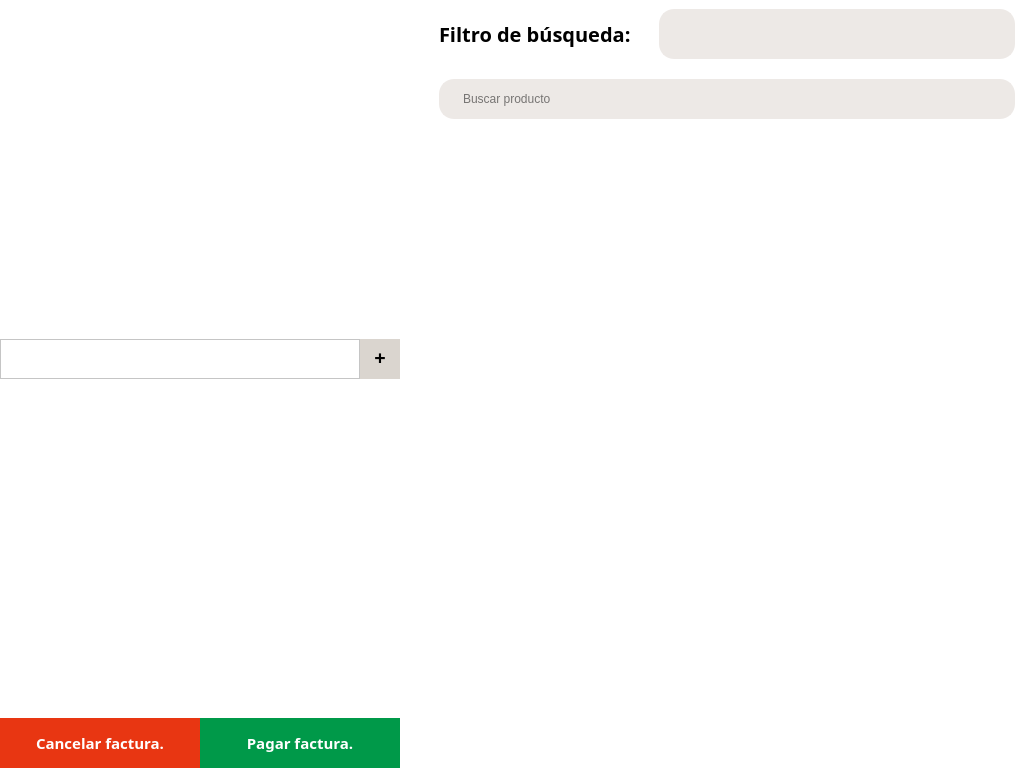
<?xml version="1.0" encoding="UTF-8"?>
<ui version="4.0">
 <class>BillingPage</class>
 <widget class="QWidget" name="BillingPage">
  <property name="geometry">
   <rect>
    <x>0</x>
    <y>0</y>
    <width>1024</width>
    <height>768</height>
   </rect>
  </property>
  <property name="sizePolicy">
   <sizepolicy hsizetype="Expanding" vsizetype="Expanding">
    <horstretch>0</horstretch>
    <verstretch>0</verstretch>
   </sizepolicy>
  </property>
  <property name="minimumSize">
   <size>
    <width>1024</width>
    <height>768</height>
   </size>
  </property>
  <property name="windowTitle">
   <string>Form</string>
  </property>
  <property name="styleSheet">
   <string notr="true">QWidget {
	color: black;
	background-color: white;
}</string>
  </property>
  <layout class="QGridLayout" name="gridLayout_3">
   <property name="leftMargin">
    <number>0</number>
   </property>
   <property name="topMargin">
    <number>0</number>
   </property>
   <property name="rightMargin">
    <number>0</number>
   </property>
   <property name="bottomMargin">
    <number>0</number>
   </property>
   <property name="horizontalSpacing">
    <number>30</number>
   </property>
   <property name="verticalSpacing">
    <number>0</number>
   </property>
   <item row="0" column="0">
    <widget class="QWidget" name="widget" native="true">
     <property name="sizePolicy">
      <sizepolicy hsizetype="Expanding" vsizetype="Expanding">
       <horstretch>0</horstretch>
       <verstretch>0</verstretch>
      </sizepolicy>
     </property>
     <property name="minimumSize">
      <size>
       <width>400</width>
       <height>400</height>
      </size>
     </property>
     <property name="maximumSize">
      <size>
       <width>400</width>
       <height>16777215</height>
      </size>
     </property>
     <property name="styleSheet">
      <string notr="true">QWidget {
	color: black;
	background-color: white;
}</string>
     </property>
     <layout class="QGridLayout" name="billingLayout">
      <property name="leftMargin">
       <number>0</number>
      </property>
      <property name="topMargin">
       <number>0</number>
      </property>
      <property name="rightMargin">
       <number>0</number>
      </property>
      <property name="bottomMargin">
       <number>0</number>
      </property>
      <property name="spacing">
       <number>0</number>
      </property>
      <item row="1" column="0">
       <widget class="QWidget" name="widget_3" native="true">
        <property name="sizePolicy">
         <sizepolicy hsizetype="Expanding" vsizetype="Expanding">
          <horstretch>0</horstretch>
          <verstretch>0</verstretch>
         </sizepolicy>
        </property>
        <property name="minimumSize">
         <size>
          <width>40</width>
          <height>0</height>
         </size>
        </property>
        <property name="maximumSize">
         <size>
          <width>400</width>
          <height>40</height>
         </size>
        </property>
        <layout class="QGridLayout" name="gridLayout_4">
         <property name="leftMargin">
          <number>0</number>
         </property>
         <property name="topMargin">
          <number>0</number>
         </property>
         <property name="rightMargin">
          <number>0</number>
         </property>
         <property name="bottomMargin">
          <number>0</number>
         </property>
         <property name="horizontalSpacing">
          <number>0</number>
         </property>
         <item row="0" column="1">
          <widget class="QPushButton" name="createOrder_button">
           <property name="sizePolicy">
            <sizepolicy hsizetype="Expanding" vsizetype="Expanding">
             <horstretch>0</horstretch>
             <verstretch>0</verstretch>
            </sizepolicy>
           </property>
           <property name="minimumSize">
            <size>
             <width>40</width>
             <height>0</height>
            </size>
           </property>
           <property name="maximumSize">
            <size>
             <width>40</width>
             <height>40</height>
            </size>
           </property>
           <property name="font">
            <font>
             <family>Segoe UI Variable</family>
             <pointsize>15</pointsize>
             <bold>true</bold>
             <underline>false</underline>
             <kerning>true</kerning>
            </font>
           </property>
           <property name="layoutDirection">
            <enum>Qt::LayoutDirection::LeftToRight</enum>
           </property>
           <property name="autoFillBackground">
            <bool>false</bool>
           </property>
           <property name="styleSheet">
            <string notr="true">QPushButton {
  background-color: rgb(218, 213, 207);
  border: none;
  color: rgb(0, 0, 0);
  text-align: center;
 padding-bottom: 5px;
}

QPushButton:hover {
  background-color: rgb(0, 181, 84);   /* Fondo al pasar el mouse */
  color: white;             /* Color del texto al pasar el mouse */
}

QPushButton:pressed {
  background-color: rgb(0, 153, 73);     /* Fondo al presionar */
                /* Color del texto al presionar */
	color: white;
}

QPushButton:disabled {
  background-color: rgb(39, 39, 43);     /* Fondo deshabilitado */
  color: #7f8c8d;                /* Color del texto deshabilitado */
}

QPushButton:checked {
  background-color: #27ae60;     /* Fondo cuando está checkable y activado */
  color: #ecf0f1;        
}
</string>
           </property>
           <property name="text">
            <string>+</string>
           </property>
           <property name="iconSize">
            <size>
             <width>25</width>
             <height>25</height>
            </size>
           </property>
          </widget>
         </item>
         <item row="0" column="0">
          <widget class="QScrollArea" name="OpenedOrdersScrollArea">
           <property name="minimumSize">
            <size>
             <width>0</width>
             <height>40</height>
            </size>
           </property>
           <property name="maximumSize">
            <size>
             <width>16777215</width>
             <height>40</height>
            </size>
           </property>
           <property name="verticalScrollBarPolicy">
            <enum>Qt::ScrollBarPolicy::ScrollBarAlwaysOff</enum>
           </property>
           <property name="horizontalScrollBarPolicy">
            <enum>Qt::ScrollBarPolicy::ScrollBarAlwaysOff</enum>
           </property>
           <property name="sizeAdjustPolicy">
            <enum>QAbstractScrollArea::SizeAdjustPolicy::AdjustIgnored</enum>
           </property>
           <property name="widgetResizable">
            <bool>true</bool>
           </property>
           <property name="alignment">
            <set>Qt::AlignmentFlag::AlignCenter</set>
           </property>
           <widget class="QWidget" name="openedOrdersArea">
            <property name="geometry">
             <rect>
              <x>0</x>
              <y>0</y>
              <width>358</width>
              <height>40</height>
             </rect>
            </property>
            <property name="sizePolicy">
             <sizepolicy hsizetype="Expanding" vsizetype="Expanding">
              <horstretch>0</horstretch>
              <verstretch>0</verstretch>
             </sizepolicy>
            </property>
            <property name="minimumSize">
             <size>
              <width>0</width>
              <height>40</height>
             </size>
            </property>
            <property name="maximumSize">
             <size>
              <width>16777215</width>
              <height>40</height>
             </size>
            </property>
           </widget>
          </widget>
         </item>
        </layout>
       </widget>
      </item>
     </layout>
    </widget>
   </item>
   <item row="1" column="0">
    <widget class="QWidget" name="widget_2" native="true">
     <property name="sizePolicy">
      <sizepolicy hsizetype="Expanding" vsizetype="Expanding">
       <horstretch>0</horstretch>
       <verstretch>0</verstretch>
      </sizepolicy>
     </property>
     <property name="maximumSize">
      <size>
       <width>400</width>
       <height>50</height>
      </size>
     </property>
     <layout class="QHBoxLayout" name="horizontalLayout">
      <property name="spacing">
       <number>0</number>
      </property>
      <property name="leftMargin">
       <number>0</number>
      </property>
      <property name="topMargin">
       <number>0</number>
      </property>
      <property name="rightMargin">
       <number>0</number>
      </property>
      <property name="bottomMargin">
       <number>0</number>
      </property>
      <item>
       <widget class="QPushButton" name="cancelOrder_button">
        <property name="sizePolicy">
         <sizepolicy hsizetype="Expanding" vsizetype="Expanding">
          <horstretch>0</horstretch>
          <verstretch>0</verstretch>
         </sizepolicy>
        </property>
        <property name="minimumSize">
         <size>
          <width>200</width>
          <height>50</height>
         </size>
        </property>
        <property name="maximumSize">
         <size>
          <width>200</width>
          <height>50</height>
         </size>
        </property>
        <property name="font">
         <font>
          <family>Segoe UI Variable</family>
          <pointsize>11</pointsize>
          <bold>true</bold>
         </font>
        </property>
        <property name="styleSheet">
         <string notr="true">QPushButton {
	border-radius: 0px;
	padding: 5px;
	background-color: rgb(232, 54, 18);
	color: rgb(255, 255, 255);
}

QPushButton:hover {
  background-color: rgb(253, 59, 20);     /* Fondo al pasar el mouse */
  color: #f0f0f0;                /* Color del texto al pasar el mouse */
}

QPushButton:pressed {
  background-color: rgb(208, 48, 16);    /* Fondo al presionar */
  color: #d0d0d0;                /* Color del texto al presionar */
}

QPushButton:disabled {
  background-color: rgb(39, 39, 43);     /* Fondo deshabilitado */
  color: #7f8c8d;                /* Color del texto deshabilitado */
}

QPushButton:checked {
  background-color: #27ae60;     /* Fondo cuando está checkable y activado */
  color: #ecf0f1;        
}</string>
        </property>
        <property name="text">
         <string>Cancelar factura.</string>
        </property>
       </widget>
      </item>
      <item>
       <widget class="QPushButton" name="payOrder_button">
        <property name="sizePolicy">
         <sizepolicy hsizetype="Expanding" vsizetype="Expanding">
          <horstretch>0</horstretch>
          <verstretch>0</verstretch>
         </sizepolicy>
        </property>
        <property name="minimumSize">
         <size>
          <width>200</width>
          <height>50</height>
         </size>
        </property>
        <property name="maximumSize">
         <size>
          <width>200</width>
          <height>50</height>
         </size>
        </property>
        <property name="font">
         <font>
          <family>Segoe UI Variable</family>
          <pointsize>11</pointsize>
          <bold>true</bold>
         </font>
        </property>
        <property name="styleSheet">
         <string notr="true">QPushButton {
	border-radius: 0px;
	padding: 5px;
	background-color: rgb(0, 153, 73);
	color: white;
}

QPushButton:hover {
  background-color: rgb(0, 181, 84);     /* Fondo al pasar el mouse */
  color: white;                /* Color del texto al pasar el mouse */
}

QPushButton:pressed {
  background-color: rgb(0, 125, 58);     /* Fondo al presionar */
  color: white;                /* Color del texto al presionar */
}

QPushButton:disabled {
  background-color: rgb(39, 39, 43);     /* Fondo deshabilitado */
  color: #7f8c8d;                /* Color del texto deshabilitado */
}

QPushButton:checked {
  background-color: #27ae60;     /* Fondo cuando está checkable y activado */
  color: #ecf0f1;        
}</string>
        </property>
        <property name="text">
         <string>Pagar factura.</string>
        </property>
       </widget>
      </item>
     </layout>
    </widget>
   </item>
   <item row="0" column="5" rowspan="2" colspan="2">
    <widget class="QWidget" name="products_widget" native="true">
     <property name="sizePolicy">
      <sizepolicy hsizetype="Expanding" vsizetype="Expanding">
       <horstretch>0</horstretch>
       <verstretch>0</verstretch>
      </sizepolicy>
     </property>
     <layout class="QGridLayout" name="products_info">
      <property name="spacing">
       <number>20</number>
      </property>
      <item row="0" column="0">
       <widget class="QLabel" name="label_17">
        <property name="sizePolicy">
         <sizepolicy hsizetype="Expanding" vsizetype="Preferred">
          <horstretch>0</horstretch>
          <verstretch>0</verstretch>
         </sizepolicy>
        </property>
        <property name="maximumSize">
         <size>
          <width>200</width>
          <height>16777215</height>
         </size>
        </property>
        <property name="font">
         <font>
          <family>Segoe UI Variable</family>
          <pointsize>15</pointsize>
          <bold>true</bold>
         </font>
        </property>
        <property name="styleSheet">
         <string notr="true">color:black;</string>
        </property>
        <property name="text">
         <string>Filtro de búsqueda:</string>
        </property>
       </widget>
      </item>
      <item row="0" column="1" colspan="2">
       <widget class="QComboBox" name="comboBox">
        <property name="sizePolicy">
         <sizepolicy hsizetype="Expanding" vsizetype="Expanding">
          <horstretch>0</horstretch>
          <verstretch>0</verstretch>
         </sizepolicy>
        </property>
        <property name="maximumSize">
         <size>
          <width>16777215</width>
          <height>50</height>
         </size>
        </property>
        <property name="styleSheet">
         <string notr="true">  QComboBox {
    border: 2px solid  rgb(237, 233, 230);
    border-radius: 15px;
    color: black;
    background-color: rgb(237, 233, 230);
    padding-left: 20px;
    padding-right: 10px;
  }

  /* Estilo para el área desplegable */
QComboBox QAbstractItemView {
    border: 2px solid  rgb(237, 233, 230);
    color: black;
    background-color: rgb(237, 233, 230);
    selection-background-color: rgb(63, 64, 70);
    selection-color: white;
 }

QComboBox::drop-down {
    width: 0px; /* Hacemos que la flecha no ocupe espacio */
    border: none;
    background-color: transparent;
}</string>
        </property>
       </widget>
      </item>
      <item row="2" column="0" colspan="3">
       <widget class="QLineEdit" name="lineEdit">
        <property name="sizePolicy">
         <sizepolicy hsizetype="Expanding" vsizetype="Minimum">
          <horstretch>0</horstretch>
          <verstretch>0</verstretch>
         </sizepolicy>
        </property>
        <property name="minimumSize">
         <size>
          <width>0</width>
          <height>40</height>
         </size>
        </property>
        <property name="maximumSize">
         <size>
          <width>1400</width>
          <height>16777215</height>
         </size>
        </property>
        <property name="styleSheet">
         <string notr="true">QLineEdit {
  border: 2px solid  rgb(237, 233, 230);
  border-radius: 15px;

  color: rgb(0, 0, 0);
  background-color: rgb(237, 233, 230);
  padding-left: 20px;
  padding-right: 10px;
}
</string>
        </property>
        <property name="placeholderText">
         <string>Buscar producto</string>
        </property>
       </widget>
      </item>
      <item row="3" column="0" colspan="3">
       <widget class="QScrollArea" name="productSelectionButtonsScrollArea">
        <property name="sizePolicy">
         <sizepolicy hsizetype="Expanding" vsizetype="Expanding">
          <horstretch>0</horstretch>
          <verstretch>0</verstretch>
         </sizepolicy>
        </property>
        <property name="maximumSize">
         <size>
          <width>1400</width>
          <height>16777215</height>
         </size>
        </property>
        <property name="styleSheet">
         <string notr="true">border: none;</string>
        </property>
        <property name="verticalScrollBarPolicy">
         <enum>Qt::ScrollBarPolicy::ScrollBarAlwaysOff</enum>
        </property>
        <property name="horizontalScrollBarPolicy">
         <enum>Qt::ScrollBarPolicy::ScrollBarAsNeeded</enum>
        </property>
        <property name="sizeAdjustPolicy">
         <enum>QAbstractScrollArea::SizeAdjustPolicy::AdjustToContents</enum>
        </property>
        <property name="widgetResizable">
         <bool>true</bool>
        </property>
        <property name="alignment">
         <set>Qt::AlignmentFlag::AlignLeading|Qt::AlignmentFlag::AlignLeft|Qt::AlignmentFlag::AlignVCenter</set>
        </property>
        <widget class="QWidget" name="products_WidgetContents">
         <property name="geometry">
          <rect>
           <x>0</x>
           <y>0</y>
           <width>592</width>
           <height>636</height>
          </rect>
         </property>
         <property name="sizePolicy">
          <sizepolicy hsizetype="Expanding" vsizetype="Expanding">
           <horstretch>0</horstretch>
           <verstretch>0</verstretch>
          </sizepolicy>
         </property>
         <property name="maximumSize">
          <size>
           <width>1400</width>
           <height>16777215</height>
          </size>
         </property>
        </widget>
       </widget>
      </item>
     </layout>
    </widget>
   </item>
  </layout>
 </widget>
 <resources/>
 <connections/>
</ui>
